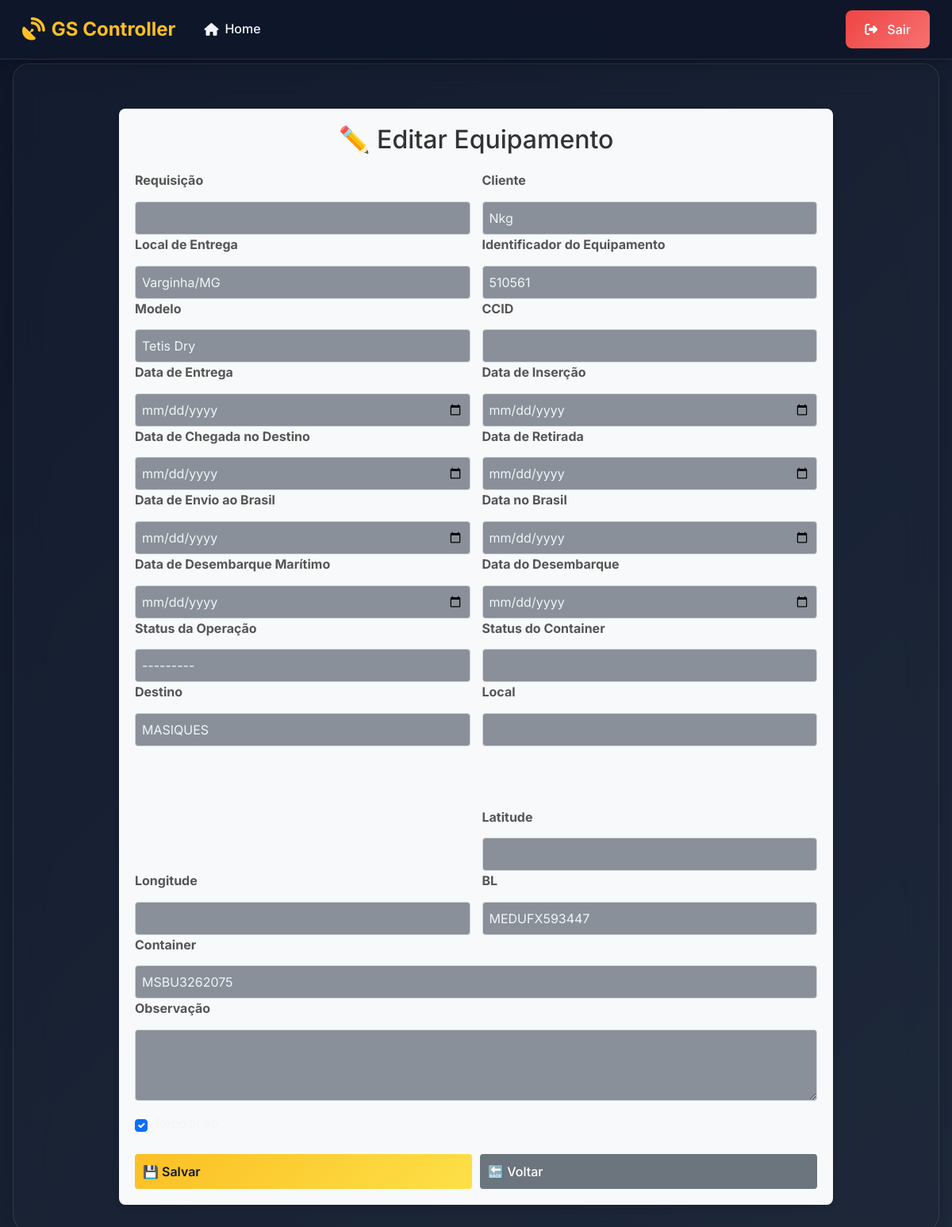
The page /equipamentos/153/editar/ on the database its author committed.
### equipamentos/models.py (models this page shows, shortened)
class Equipamento(models.Model):
    STATUS_CHOICES = [
        ("em_viagem", "Em Viagem"),
        ("no_destino", "No Destino"),
        ("desacoplado", "Desacoplado"),
        ("em_estoque", "Em Estoque"),
        ("na_fazenda", "Na Fazenda"),
    ]
    identificador = models.CharField(
        max_length=50,
        null=True,
        blank=True,
        verbose_name="Identificador do Equipamento"
    )
    CCID = models.CharField(
        max_length=50,
        null=True,
        blank=True,
        verbose_name="CCID"
    )
    data_entrega = models.DateField(
        verbose_name="Data de Entrega",
        null=True,
        blank=True
    )
    requisicao = models.CharField(
        max_length=100, null=True, blank=True,
        verbose_name="Requisição"
    )
    cliente = models.CharField(
        max_length=150, null=True, blank=True,
        verbose_name="Cliente"
    )
    local_entrega = models.CharField(
        max_length=200, null=True, blank=True,
        verbose_name="Local de Entrega"
    )
    modelo = models.CharField(
        max_length=100, null=True, blank=True,
        verbose_name="Modelo"
    )
    status_js = models.CharField(max_length=100, null=True, blank=True, verbose_name="Status JS")
    data_insercao = models.DateTimeField(
        verbose_name="Data de Inserção",
        null=True,
        blank=True
    )
    data_chegada_destino = models.DateField(
        null=True,
        blank=True,
        verbose_name="Data de Chegada no Destino"
    )
    data_retirada = models.DateField(
        null=True,
        blank=True,
        verbose_name="Data de Retirada"
    )
    data_envio_brasil = models.DateField(
        null=True,
        blank=True,
        verbose_name="Data de Envio ao Brasil"
    )
    data_brasil = models.DateField(
        null=True,
        blank=True,
        verbose_name="Data no Brasil"
    )
    BL = models.CharField(
        max_length=100,
        null=True,
        blank=True,
        verbose_name="BL"
    )
    container = models.CharField(
        max_length=100,
        null=True,
        blank=True,
        verbose_name="Container"
    )
    destino = models.CharField(
        max_length=100,
        null=True,
        blank=True,
        verbose_name="Destino"
    )
    lacre_inn = models.CharField(
        max_length=100,
        null=True,
        blank=True,
        verbose_name="Lacre INN"
    )
    lacre = models.CharField(
        max_length=100,
        null=True,
        blank=True,
        verbose_name="Lacre"
    )
    status_operacao = models.CharField(
        max_length=20,
        choices=STATUS_CHOICES,
        default="em_viagem",
        null=True,
        blank=True,
        verbose_name="Status da Operação"
    )
    reposicao = models.CharField(
        max_length=100,
        null=True,
        blank=True,
        verbose_name="Reposição"
    )
    observacao = models.TextField(
        null=True,
        blank=True,
        verbose_name="Observação"
    )
    latitude = models.FloatField(
        null=True,
        blank=True,
        verbose_name="Latitude"
    )
    longitude = models.FloatField(
        null=True,
        blank=True,
        verbose_name="Longitude"
    )
    data_embarque_maritimo = models.CharField(max_length=50,
        db_column="Data_Embarque_Maritimo",
        null=True,
        blank=True,
        verbose_name="Data de Embarque Marítimo"
    )
    data_desembarque_maritimo = models.DateField(
        db_column="Data_Desembarque_Maritimo",
        null=True,
        blank=True,
        verbose_name="Data de Desembarque Marítimo"
    )
    local_atual = models.CharField(
        max_length=100,
        null=True,
        blank=True,
        verbose_name="Local"
    )
    status_do_container = models.CharField(
        db_column="Status_do_Container",
        max_length=100,
        null=True,
        blank=True,
        verbose_name="Status do Container"
    )
    data_do_desembarque = models.DateField(
        db_column="Data_do_Desembarque",
        null=True,
        blank=True,
        verbose_name="Data do Desembarque"
    )

### equipamentos/views.py (the view)
# urls.py: path("<int:pk>/editar/", EquipamentoUpdateView.as_view(), name="equipamento_update"),
class EquipamentoUpdateView(UpdateView):
    model = Equipamento
    form_class = EquipamentoForm
    template_name = "equipamento_form.html"
    success_url = reverse_lazy("equipamento_list")  # Redirecionamento após edição

### equipamentos/templates/equipamento_form.html (shortened to what this page needs)
{% extends "base.html" %}
{% load static %}
{% block content %}
<div class="container mt-4">
    <div class="form-container">
        <h2 class="text-center">
            {% if form.instance.pk %}✏️ Editar Equipamento{% else %}➕ Novo Equipamento{% endif %}
        </h2>
        <form method="post">
            <div class="form-row">
                <div class="form-group">
                    <label class="form-label">{{ form.requisicao.label }}</label>
                    {{ form.requisicao }}
                </div>
                <div class="form-group">
                    <label class="form-label">{{ form.cliente.label }}</label>
                    {{ form.cliente }}
                </div>
            </div>
            <div class="form-row">
                <div class="form-group">
                    <label class="form-label">{{ form.local_entrega.label }}</label>
                    {{ form.local_entrega }}
                </div>
                <div class="form-group">
                    <label class="form-label">{{ form.identificador.label }}</label>
                    {{ form.identificador }}
                </div>
            </div>
            <div class="form-row">
                <div class="form-group">
                    <label class="form-label">{{ form.modelo.label }}</label>
                    {{ form.modelo }}
                </div>
                <div class="form-group">
                    <label class="form-label">{{ form.CCID.label }}</label>
                    {{ form.CCID }}
                </div>
            </div>
            <div class="form-row">
                <div class="form-group">
                    <label class="form-label">{{ form.data_entrega.label }}</label>
                    {{ form.data_entrega }}
                </div>
                <div class="form-group">
                    <label class="form-label">{{ form.data_insercao.label }}</label>
                    {{ form.data_insercao }}
                </div>
            </div>
            <div class="form-row">
                <div class="form-group">
                    <label class="form-label">{{ form.data_chegada_destino.label }}</label>
                    {{ form.data_chegada_destino }}
                </div>
                <div class="form-group">
                    <label class="form-label">{{ form.data_retirada.label }}</label>
                    {{ form.data_retirada }}
                </div>
            </div>
            <div class="form-row">
                <div class="form-group">
                    <label class="form-label">{{ form.data_envio_brasil.label }}</label>
                    {{ form.data_envio_brasil }}
                </div>
                <div class="form-group">
                    <label class="form-label">{{ form.data_brasil.label }}</label>
                    {{ form.data_brasil }}
                </div>
            </div>
            <div class="form-row">
                <div class="form-group">
                    <label class="form-label">{{ form.data_desembarque_maritimo.label }}</label>
                    {{ form.data_desembarque_maritimo }}
                </div>
                <div class="form-group">
                    <label class="form-label">{{ form.data_do_desembarque.label }}</label>
                    {{ form.data_do_desembarque }}
                </div>
            </div>
            <div class="form-row">
                <div class="form-group">
                    <label class="form-label">{{ form.status_operacao.label }}</label>
                    {{ form.status_operacao }}
                </div>
                <div class="form-group">
                    <label class="form-label">{{ form.status_do_container.label }}</label>
                    {{ form.status_do_container }}
                </div>
            </div>
            <div class="form-row">
                <div class="form-group">
                    <label class="form-label">{{ form.destino.label }}</label>
                    {{ form.destino }}
                </div>
                <div class="form-group">
                    <label class="form-label">{{ form.local_atual.label }}</label>
                    {{ form.local_atual }}
                </div>
            </div>
            <div class="form-row">
                <div class="form-group">
                </div>
                <div class="form-group">
                </div>
            </div>
            <div class="form-row">
                <div class="form-group">
                </div>
                <div class="form-group">
                </div>
            </div>
            <div class="form-row">
                <div class="form-group">
                </div>
                <div class="form-group">
                </div>
            </div>
            <div class="form-row">
                <div class="form-group">
                </div>
                <div class="form-group">
                    <label class="form-label">Latitude</label>
                    {{ form.latitude }}
                </div>
            </div>
            <div class="form-row">
                <div class="form-group">
                    <label class="form-label">Longitude</label>
                    {{ form.longitude }}
                </div>
                <div class="form-group">
                    <label class="form-label">BL</label>
                    {{ form.BL }}
                </div>
            </div>
            <div class="form-row">
                <div class="form-group">
                    <label class="form-label">Container</label>
                    {{ form.container }}
                </div>
            </div>
            <div class="mb-3">
                <label class="form-label">{{ form.observacao.label }}</label>
                {{ form.observacao }}
            </div>
            <div class="mb-3 form-check">
                {{ form.reposicao }}
                <label class="form-check-label" for="{{ form.reposicao.id_for_label }}">
                </label>
            </div>
            <div class="btn-container">
                <button type="submit" class="btn btn-primary">💾 Salvar</button>
                <a href="{% url 'equipamento_list' %}" class="btn btn-secondary">🔙 Voltar</a>
            </div>
        </form>
    </div>
</div>
{% endblock %}

### templates/base.html (style rules this page uses)
:root { --primary-color: #fbbf24; --primary-dark: #f59e0b; --secondary-color: #64748b; --success-color: #10b981; --success-dark: #059669; --danger-color: #ef4444; --danger-dark: #dc2626; --warning-color: #f59e0b; --warning-dark: #d97706; --info-color: #06b6d4; --info-dark: #0891b2; --light-color: #f1f5f9; --dark-color: #0f172a; --dark-light: #1e293b; --navbar-bg: rgba(15, 23, 42, 0.95); --navbar-shadow: 0 4px 20px rgba(0, 0, 0, 0.3); --card-shadow: 0 8px 32px rgba(0, 0, 0, 0.2); --hover-shadow: 0 16px 48px rgba(0, 0, 0, 0.25); --gradient-primary: linear-gradient(135deg, #fbbf24 0%, #fde047 100%); --gradient-success: linear-gradient(135deg, #10b981 0%, #34d399 100%); --gradient-warning: linear-gradient(135deg, #f59e0b 0%, #fbbf24 100%); --gradient-danger: linear-gradient(135deg, #ef4444 0%, #f87171 100%); --gradient-info: linear-gradient(135deg, #06b6d4 0%, #22d3ee 100%); --gradient-dark: linear-gradient(135deg, #0f172a 0%, #1e293b 100%); }
* { margin: 0; padding: 0; box-sizing: border-box; }
body { font-family: 'Inter', -apple-system, BlinkMacSystemFont, 'Segoe UI', Roboto, sans-serif; background: linear-gradient(135deg, #0f172a 0%, #1e293b 100%); background-attachment: fixed; min-height: 100vh; color: var(--light-color); line-height: 1.6; }
.btn { border-radius: 8px; font-weight: 500; padding: 0.75rem 1.5rem; transition: all 0.3s ease; border: none; display: inline-flex; align-items: center; gap: 0.5rem; }
.btn-primary { background: var(--gradient-primary); }
.form-control, .form-select { border-radius: 8px; border: 2px solid rgba(255, 255, 255, 0.2); padding: 0.75rem 1rem; transition: all 0.3s ease; background: rgba(30, 41, 59, 0.5); color: var(--light-color); }
.form-control::placeholder { color: rgba(255, 255, 255, 0.6); }
.form-label { color: var(--light-color); font-weight: 500; }
.btn-primary { background: linear-gradient(135deg, #fbbf24 0%, #fde047 100%) !important; border-color: #f59e0b !important; color: #111827 !important; font-weight: 600 !important; }

### equipamentos/templates/equipamento_form.html (style rules this page uses)
body { background-color: #dbdde4; }
.form-container { max-width: 900px; margin: 0 auto; padding: 20px; background: #f8f9fa; border-radius: 8px; box-shadow: 0px 4px 8px rgba(0, 0, 0, 0.1); }
.form-container h2 { text-align: center; color: #333; margin-bottom: 20px; }
.form-row { display: flex; flex-wrap: wrap; gap: 15px; }
.form-group { flex: 1; min-width: 280px; }
.form-container .form-label { font-weight: bold; color: #555; }
.form-container .form-control { width: 100%; padding: 8px; margin-top: 5px; border: 1px solid #ced4da; border-radius: 4px; }
.form-check { display: flex; align-items: center; gap: 10px; }
.form-container .btn { width: 100%; padding: 10px; font-size: 16px; border-radius: 4px; margin-top: 10px; }
.btn-container { display: flex; gap: 10px; }
.form-container .btn-primary { background-color: #007bff; border: none; }
.form-container .btn-secondary { background-color: #6c757d; border: none; }

### rows shown on the page
Equipamento: cliente "Nkg", local_entrega "Varginha/MG", identificador "510561", modelo "Tetis Dry", status_operacao "---------", destino "MASIQUES", BL "MEDUFX593447", container "MSBU3262075", reposicao "☑"
